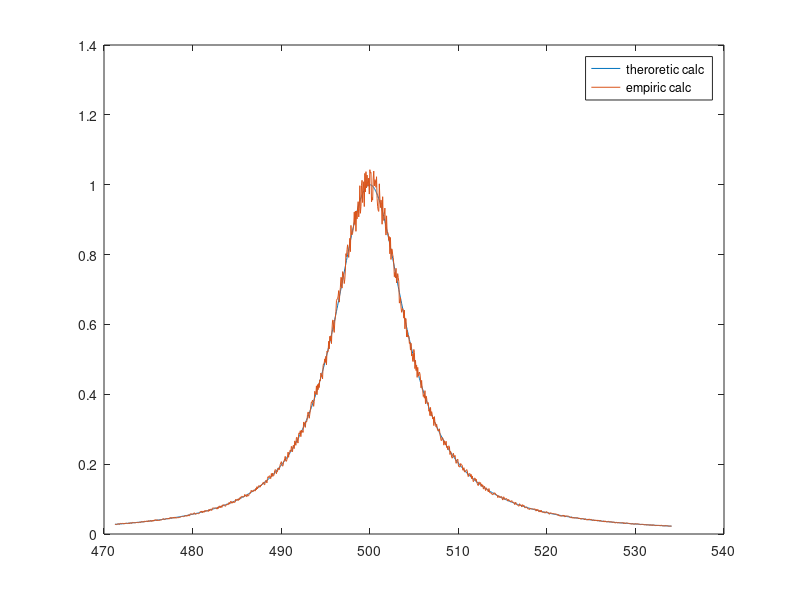

This figure's MATLAB source:
%c = input('c=');
%r = input('r=');
%l = input('L=');
%disp('Enter [a,b] and k:');
%a = input('a=');
%b = input('b=');
%k = input('k=');
%er = input('error=');
[c,r,l,a,b,k,er] = textread('matlab1.txt','%f %f %f %f %f %f %f');
w = 2*pi*a : 2*pi*k : 2*pi*b;
g = r./(r.^2+(w*l-1./(w*c)).^2);
pogr = (rand(1,length(g))-0.5)*2*er;
new = g+g.*pogr;
figure(1);
plot(w,g,w,new);
legend('theroretic calc', 'empiric calc');
%s = fopen('_file','wb');
%c = fwrite(s,a,'int');
%j = fwrite(s,b,'int');
%d = fwrite(s,k,'int');
%u = fwrite(s,new,'double');
%fclose(s);